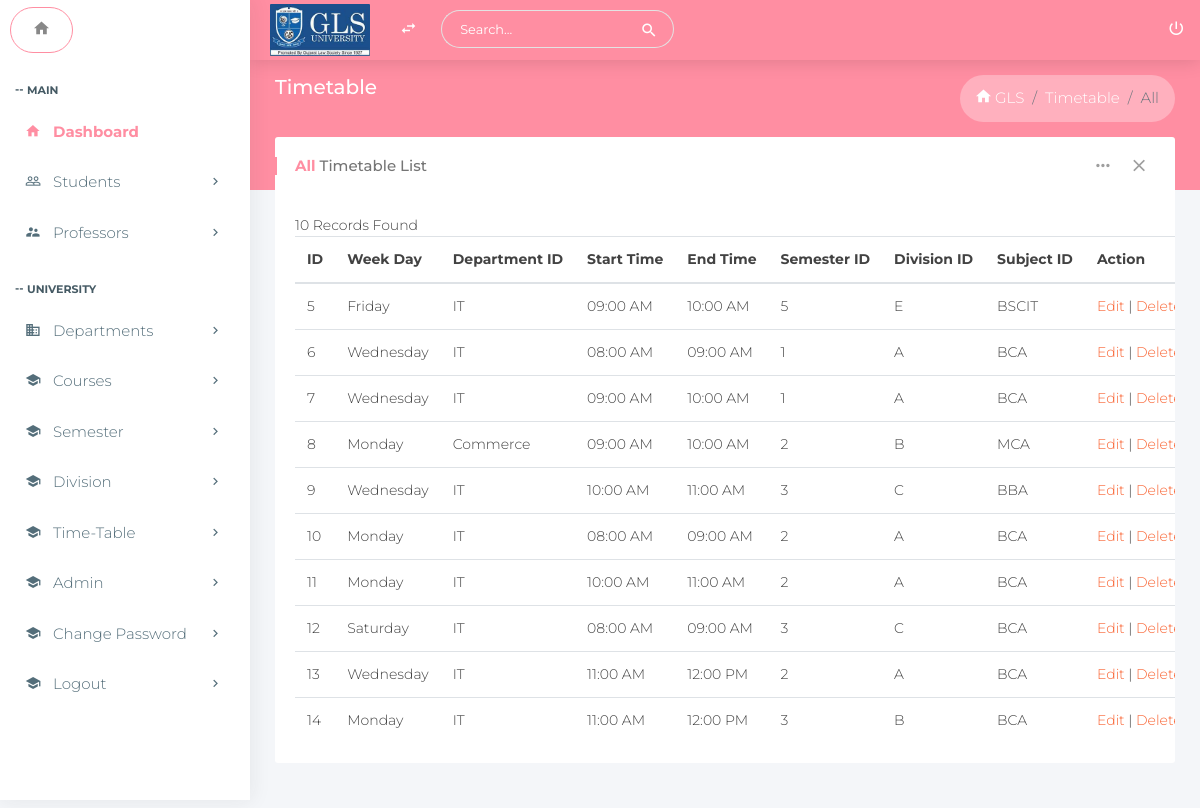
/admin/timetable-list.php, run on the app's committed database.
### tables this page shows
CREATE TABLE `tbl_department` (
  `department_id` int(11) NOT NULL,
  `department_name` varchar(21) NOT NULL,
  `department_course` varchar(11) NOT NULL
);

CREATE TABLE `tbl_timetable` (
  `timetable_id` int(11) NOT NULL,
  `week_day` varchar(21) NOT NULL,
  `start_time` varchar(21) NOT NULL,
  `end_time` varchar(21) NOT NULL,
  `subject_id` int(11) NOT NULL,
  `semester_id` int(11) NOT NULL,
  `division_id` int(11) NOT NULL,
  `timetable_department_id` int(11) NOT NULL,
  `faculty_id` int(11) DEFAULT 0,
  `subject` varchar(250) NOT NULL
);

CREATE TABLE `tbl_semester` (
  `sem_id` int(11) NOT NULL,
  `sem_name` varchar(21) NOT NULL
);

CREATE TABLE `tbl_division` (
  `division_id` int(11) NOT NULL,
  `division_name` varchar(21) NOT NULL
);

CREATE TABLE `tbl_subject` (
  `subject_id` int(11) NOT NULL,
  `subject_name` varchar(21) NOT NULL
);

### admin/timetable-list.php (the view, shortened to what this page needs)
<!doctype html>
<html class="no-js " lang="en">
<head>
    <link rel="stylesheet" href="assets/plugins/bootstrap/css/bootstrap.min.css">
    <link href="assets/plugins/jquery-datatable/dataTables.bootstrap4.min.css" rel="stylesheet">
    <link rel="stylesheet" href="assets/css/main.css">
    <link rel="stylesheet" href="assets/css/color_skins.css">
</head>
<body class="theme-blush">
    <?php
    include './topbar.php';
    ?>
    <?php
    include './leftsidebar.php';
    ?>
    <section class="content">
        <div class="block-header">
            <div class="row">
                <div class="col-lg-7 col-md-5 col-sm-12">
                    <h2>Timetable
                    </h2>
                </div>
                <div class="col-lg-5 col-md-7 col-sm-12">
                    <ul class="breadcrumb float-md-right">
                        <li class="breadcrumb-item"><a href="index.php"><i class="zmdi zmdi-home"></i> GLS</a></li>
                        <li class="breadcrumb-item"><a href="javascript:void(0);">Timetable</a></li>
                        <li class="breadcrumb-item active">All</li>
                    </ul>
                </div>
            </div>
        </div>
        <div class="container-fluid">
            <div class="row clearfix">
                <div class="col-lg-12 col-md-12">
                    <div class="card">
                        <div class="header">
                            <h2><strong>All</strong> Timetable List</h2>
                            <ul class="header-dropdown">
                                <li class="dropdown"> <a href="javascript:void(0);" class="dropdown-toggle" data-toggle="dropdown" role="button" aria-haspopup="true" aria-expanded="false"> <i class="zmdi zmdi-more"></i> </a>
                                </li>
                                <li class="remove">
                                    <a role="button" class="boxs-close"><i class="zmdi zmdi-close"></i></a>
                                </li>
                            </ul>
                        </div>
                        <div class="body table-responsive">
                            <table class="table table-hover m-b-0">
                                <thead>
                                <tr>
                                    <th>ID</th>
                                    <th>Week Day</th>
                                    <th>Department ID</th>
                                    <th>Start Time</th>
                                    <th>End Time</th>
                                    <th>Semester ID</th>
                                    <th>Division ID</th>
                                    <th>Subject ID</th>
                                    <th>Action</th>
                                </tr>
                            </thead>
                                <tbody>
                                    <?php
                                    $connection = mysqli_connect("localhost", "root", "", "student_automated_timetable_generator");
                                    $q = mysqli_query($connection, "SELECT
    `tbl_timetable`.`timetable_id`
    , `tbl_timetable`.`week_day`
    , `tbl_department`.`department_name`
    , `tbl_timetable`.`start_time`
    , `tbl_timetable`.`end_time`
    , `tbl_semester`.`sem_name`
    , `tbl_division`.`division_name`
    , `tbl_subject`.`subject_name`
FROM
    `tbl_department`
    INNER JOIN `tbl_timetable`
        ON (`tbl_department`.`department_id` = `tbl_timetable`.`timetable_department_id`)
    INNER JOIN `tbl_division`
        ON (`tbl_division`.`division_id` = `tbl_timetable`.`division_id`)
    INNER JOIN `tbl_semester`
        ON (`tbl_semester`.`sem_id` = `tbl_timetable`.`semester_id`)
    INNER JOIN `tbl_subject`
        ON (`tbl_subject`.`subject_id` = `tbl_timetable`.`subject_id`)
ORDER BY `tbl_timetable`.`timetable_id` ASC;") or die(mysqli_error($connection));
                                    while ($data = mysqli_fetch_array($q)) {
                                        echo "<tr>";
                                        echo "<td>{$data['timetable_id']}</td>";
                                        echo "<td>{$data['week_day']}</td>";
                                        echo "<td>{$data['department_name']}</td>";
                                        echo "<td>{$data['start_time']}</td>";
                                        echo "<td>{$data['end_time']}</td>";
                                        echo "<td>{$data['sem_name']}</td>";
                                        echo "<td>{$data['division_name']}</td>";
                                        echo "<td>{$data['subject_name']}</td>";
                                        echo "<td><a href='timetable-edit.php?eid={$data['timetable_id']}'>Edit</a> | <a href='timetable-list.php?did={$data['timetable_id']}'>Delete</a></td>";
                                        echo "</tr>";
                                    }
                                    ?>
                                </tbody>
                            </table>
                        </div>
                    </div>
                </div>
            </div>
        </div>
    </section>
</body>
</html>

### admin/assets/css/color_skins.css (style rules this page uses)
.theme-blush .block-header h2 { color:#fff }
.theme-blush section.content:before { background-color:#ff8ea2 }
.theme-blush .card .header h2:before { background:#ff8ea2 }
.theme-blush .card .header h2 strong { color:#ff8ea2 }

### data on the page
tbl_department: tbl_timetable.timetable_id "5", tbl_timetable.week_day "Friday", department_name "IT", tbl_timetable.start_time "09:00 AM", tbl_timetable.end_time "10:00 AM", tbl_semester.sem_name "5", tbl_division.division_name "E", tbl_subject.subject_name "BSCIT", tbl_timetable.timetable_id "6", tbl_timetable.week_day "Wednesday", tbl_timetable.start_time "08:00 AM", tbl_timetable.end_time "09:00 AM", tbl_semester.sem_name "1", tbl_division.division_name "A", tbl_subject.subject_name "BCA", tbl_timetable.timetable_id "7", tbl_timetable.timetable_id "9", tbl_timetable.start_time "10:00 AM", tbl_timetable.end_time "11:00 AM", tbl_semester.sem_name "3", tbl_division.division_name "C", tbl_subject.subject_name "BBA", tbl_timetable.timetable_id "10", tbl_timetable.week_day "Monday", tbl_semester.sem_name "2", tbl_timetable.timetable_id "11", tbl_timetable.timetable_id "12", tbl_timetable.week_day "Saturday", tbl_timetable.timetable_id "13", tbl_timetable.start_time "11:00 AM", tbl_timetable.end_time "12:00 PM", tbl_timetable.timetable_id "14", tbl_division.division_name "B"
tbl_department: tbl_timetable.timetable_id "8", tbl_timetable.week_day "Monday", department_name "Commerce", tbl_timetable.start_time "09:00 AM", tbl_timetable.end_time "10:00 AM", tbl_semester.sem_name "2", tbl_division.division_name "B", tbl_subject.subject_name "MCA"
